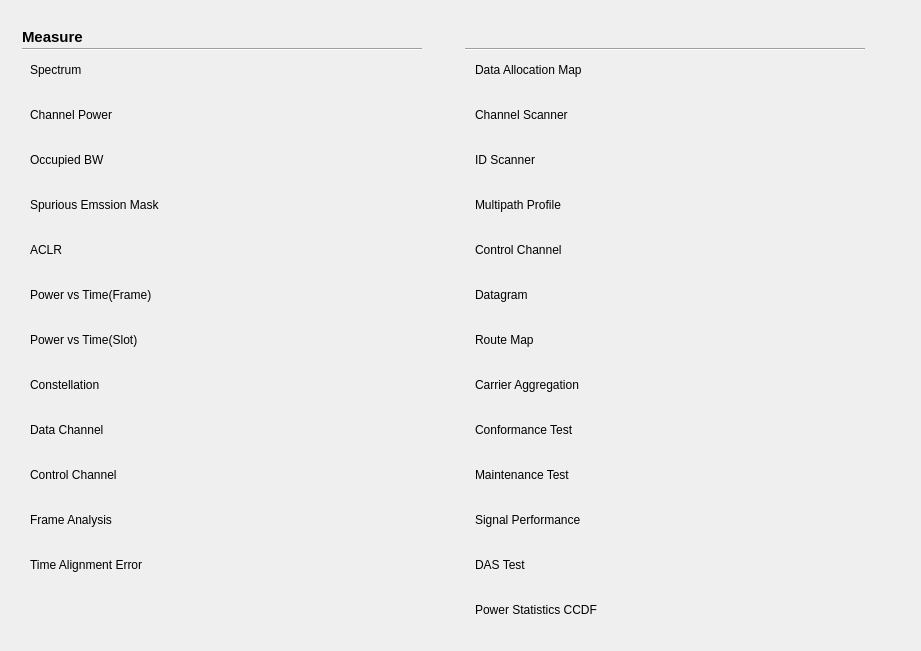
  <widget class="QWidget" name="ltefddmeawid" native="true">
   <property name="geometry">
    <rect>
     <x>40</x>
     <y>750</y>
     <width>921</width>
     <height>651</height>
    </rect>
   </property>
   <property name="styleSheet">
    <string notr="true">#plusmode[pltdismode=&quot;night&quot;] #ltefddmeawid
{	
background-color: rgba(0, 0, 0,1);
}
#plusmode[pltdismode=&quot;indoor&quot;] #ltefddmeawid
{	
background-color:rgba(255,255,255,1);
}

#plusmode[pltdismode=&quot;indoor&quot;] QPushButton:!checked
{
font: 11pt &quot;Arial&quot;;
font-weight:normal;
background-color: rgba(237, 212, 0,0);
color: rgb(105, 105, 105);
}
#plusmode[pltdismode=&quot;night&quot;] QPushButton:!checked
{
font: 11pt &quot;Arial&quot;;
font-weight:normal;
color: rgb(250,218,166);
background-color: rgb(24,23,20);
}
#plusmode[pltdismode=&quot;indoor&quot;] QPushButton:checked
{
font: 75 11pt &quot;Arial&quot;;
font-weight:bold;
background-color: rgb(255,181,0);
color: rgb(57, 57, 57);
}
#plusmode[pltdismode=&quot;night&quot;] QPushButton:checked
{
font: 75 11pt &quot;Arial&quot;;
font-weight:bold;
background-color: rgb(255, 156, 0);
color: rgb(0, 0, 0);
}

QPushButton{border-style:flat;text-align:left;}
QPushButton{padding-left:10px}</string>
   </property>
   <widget class="QPushButton" name="pushButton_54">
    <property name="geometry">
     <rect>
      <x>20</x>
      <y>280</y>
      <width>300</width>
      <height>30</height>
     </rect>
    </property>
    <property name="font">
     <font>
      <family>Arial</family>
     </font>
    </property>
    <property name="text">
     <string>Power vs Time(Frame)</string>
    </property>
    <property name="checkable">
     <bool>true</bool>
    </property>
    <property name="autoExclusive">
     <bool>true</bool>
    </property>
   </widget>
   <widget class="QPushButton" name="pushButton_55">
    <property name="geometry">
     <rect>
      <x>20</x>
      <y>370</y>
      <width>300</width>
      <height>30</height>
     </rect>
    </property>
    <property name="font">
     <font>
      <family>Arial</family>
     </font>
    </property>
    <property name="text">
     <string>Constellation</string>
    </property>
    <property name="checkable">
     <bool>true</bool>
    </property>
    <property name="autoExclusive">
     <bool>true</bool>
    </property>
   </widget>
   <widget class="QPushButton" name="pushButton_56">
    <property name="geometry">
     <rect>
      <x>20</x>
      <y>55</y>
      <width>300</width>
      <height>30</height>
     </rect>
    </property>
    <property name="font">
     <font>
      <family>Arial</family>
      <weight>50</weight>
      <bold>false</bold>
     </font>
    </property>
    <property name="text">
     <string>Spectrum</string>
    </property>
    <property name="checkable">
     <bool>true</bool>
    </property>
    <property name="checked">
     <bool>true</bool>
    </property>
    <property name="autoExclusive">
     <bool>true</bool>
    </property>
   </widget>
   <widget class="QPushButton" name="pushButton_58">
    <property name="geometry">
     <rect>
      <x>20</x>
      <y>325</y>
      <width>300</width>
      <height>30</height>
     </rect>
    </property>
    <property name="font">
     <font>
      <family>Arial</family>
     </font>
    </property>
    <property name="text">
     <string>Power vs Time(Slot)</string>
    </property>
    <property name="checkable">
     <bool>true</bool>
    </property>
    <property name="autoExclusive">
     <bool>true</bool>
    </property>
   </widget>
   <widget class="QPushButton" name="pushButton_59">
    <property name="geometry">
     <rect>
      <x>20</x>
      <y>145</y>
      <width>300</width>
      <height>30</height>
     </rect>
    </property>
    <property name="font">
     <font>
      <family>Arial</family>
     </font>
    </property>
    <property name="text">
     <string>Occupied BW</string>
    </property>
    <property name="checkable">
     <bool>true</bool>
    </property>
    <property name="autoExclusive">
     <bool>true</bool>
    </property>
   </widget>
   <widget class="QPushButton" name="pushButton_60">
    <property name="geometry">
     <rect>
      <x>20</x>
      <y>190</y>
      <width>300</width>
      <height>30</height>
     </rect>
    </property>
    <property name="font">
     <font>
      <family>Arial</family>
     </font>
    </property>
    <property name="text">
     <string>Spurious Emssion Mask</string>
    </property>
    <property name="checkable">
     <bool>true</bool>
    </property>
    <property name="autoExclusive">
     <bool>true</bool>
    </property>
   </widget>
   <widget class="QPushButton" name="pushButton_61">
    <property name="geometry">
     <rect>
      <x>20</x>
      <y>235</y>
      <width>300</width>
      <height>30</height>
     </rect>
    </property>
    <property name="font">
     <font>
      <family>Arial</family>
     </font>
    </property>
    <property name="text">
     <string>ACLR</string>
    </property>
    <property name="checkable">
     <bool>true</bool>
    </property>
    <property name="autoExclusive">
     <bool>true</bool>
    </property>
   </widget>
   <widget class="QPushButton" name="pushButton_63">
    <property name="geometry">
     <rect>
      <x>20</x>
      <y>100</y>
      <width>300</width>
      <height>30</height>
     </rect>
    </property>
    <property name="font">
     <font>
      <family>Arial</family>
      <weight>50</weight>
      <bold>false</bold>
     </font>
    </property>
    <property name="text">
     <string>Channel Power</string>
    </property>
    <property name="checkable">
     <bool>true</bool>
    </property>
    <property name="autoExclusive">
     <bool>true</bool>
    </property>
   </widget>
   <widget class="QPushButton" name="pushButton_57">
    <property name="geometry">
     <rect>
      <x>20</x>
      <y>415</y>
      <width>300</width>
      <height>30</height>
     </rect>
    </property>
    <property name="font">
     <font>
      <family>Arial</family>
     </font>
    </property>
    <property name="text">
     <string>Data Channel</string>
    </property>
    <property name="checkable">
     <bool>true</bool>
    </property>
    <property name="autoExclusive">
     <bool>true</bool>
    </property>
   </widget>
   <widget class="QLabel" name="label_7">
    <property name="geometry">
     <rect>
      <x>22</x>
      <y>28</y>
      <width>91</width>
      <height>17</height>
     </rect>
    </property>
    <property name="font">
     <font>
      <family>Arial</family>
      <pointsize>11</pointsize>
      <weight>75</weight>
      <bold>true</bold>
     </font>
    </property>
    <property name="styleSheet">
     <string notr="true">#plusmode[pltdismode=&quot;indoor&quot;] QLabel 
 {
color:rgba(9, 73, 108,1);
	background-color: white;
}
#plusmode[pltdismode=&quot;night&quot;] QLabel 
 {
color:rgba(7,97,116,1);
	background-color: black;
}
</string>
    </property>
    <property name="text">
     <string>Measure</string>
    </property>
   </widget>
   <widget class="Line" name="line_6">
    <property name="geometry">
     <rect>
      <x>22</x>
      <y>48</y>
      <width>400</width>
      <height>2</height>
     </rect>
    </property>
    <property name="styleSheet">
     <string notr="true">#plusmode[pltdismode=&quot;indoor&quot;] #line_6
 {
background-color:rgba(6,62,97,1);	
}
#plusmode[pltdismode=&quot;night&quot;] #line_6
 {
background-color:rgba(7,97,116,1);
}</string>
    </property>
    <property name="orientation">
     <enum>Qt::Horizontal</enum>
    </property>
   </widget>
   <widget class="QPushButton" name="pushButton_62">
    <property name="geometry">
     <rect>
      <x>20</x>
      <y>460</y>
      <width>300</width>
      <height>30</height>
     </rect>
    </property>
    <property name="font">
     <font>
      <family>Arial</family>
     </font>
    </property>
    <property name="text">
     <string>Control Channel</string>
    </property>
    <property name="checkable">
     <bool>true</bool>
    </property>
    <property name="autoExclusive">
     <bool>true</bool>
    </property>
   </widget>
   <widget class="QPushButton" name="pushButton_64">
    <property name="geometry">
     <rect>
      <x>20</x>
      <y>505</y>
      <width>300</width>
      <height>30</height>
     </rect>
    </property>
    <property name="font">
     <font>
      <family>Arial</family>
      <weight>50</weight>
      <bold>false</bold>
     </font>
    </property>
    <property name="text">
     <string>Frame Analysis</string>
    </property>
    <property name="checkable">
     <bool>true</bool>
    </property>
    <property name="checked">
     <bool>false</bool>
    </property>
    <property name="autoExclusive">
     <bool>true</bool>
    </property>
   </widget>
   <widget class="QPushButton" name="pushButton_65">
    <property name="geometry">
     <rect>
      <x>20</x>
      <y>550</y>
      <width>300</width>
      <height>30</height>
     </rect>
    </property>
    <property name="font">
     <font>
      <family>Arial</family>
      <weight>50</weight>
      <bold>false</bold>
     </font>
    </property>
    <property name="text">
     <string>Time Alignment Error</string>
    </property>
    <property name="checkable">
     <bool>true</bool>
    </property>
    <property name="autoExclusive">
     <bool>true</bool>
    </property>
   </widget>
   <widget class="QPushButton" name="pushButton_66">
    <property name="geometry">
     <rect>
      <x>465</x>
      <y>55</y>
      <width>300</width>
      <height>30</height>
     </rect>
    </property>
    <property name="font">
     <font>
      <family>Arial</family>
      <weight>50</weight>
      <bold>false</bold>
     </font>
    </property>
    <property name="text">
     <string>Data Allocation Map</string>
    </property>
    <property name="checkable">
     <bool>true</bool>
    </property>
    <property name="autoExclusive">
     <bool>true</bool>
    </property>
   </widget>
   <widget class="QPushButton" name="pushButton_67">
    <property name="geometry">
     <rect>
      <x>465</x>
      <y>100</y>
      <width>300</width>
      <height>30</height>
     </rect>
    </property>
    <property name="font">
     <font>
      <family>Arial</family>
      <weight>50</weight>
      <bold>false</bold>
     </font>
    </property>
    <property name="text">
     <string>Channel Scanner</string>
    </property>
    <property name="checkable">
     <bool>true</bool>
    </property>
    <property name="autoExclusive">
     <bool>true</bool>
    </property>
   </widget>
   <widget class="QPushButton" name="pushButton_68">
    <property name="geometry">
     <rect>
      <x>465</x>
      <y>145</y>
      <width>300</width>
      <height>30</height>
     </rect>
    </property>
    <property name="font">
     <font>
      <family>Arial</family>
      <weight>50</weight>
      <bold>false</bold>
     </font>
    </property>
    <property name="text">
     <string>ID Scanner</string>
    </property>
    <property name="checkable">
     <bool>true</bool>
    </property>
    <property name="autoExclusive">
     <bool>true</bool>
    </property>
   </widget>
   <widget class="QPushButton" name="pushButton_69">
    <property name="geometry">
     <rect>
      <x>465</x>
      <y>190</y>
      <width>300</width>
      <height>30</height>
     </rect>
    </property>
    <property name="font">
     <font>
      <family>Arial</family>
      <weight>50</weight>
      <bold>false</bold>
     </font>
    </property>
    <property name="text">
     <string>Multipath Profile</string>
    </property>
    <property name="checkable">
     <bool>true</bool>
    </property>
    <property name="autoExclusive">
     <bool>true</bool>
    </property>
   </widget>
   <widget class="QPushButton" name="pushButton_70">
    <property name="geometry">
     <rect>
      <x>465</x>
      <y>235</y>
      <width>300</width>
      <height>30</height>
     </rect>
    </property>
    <property name="font">
     <font>
      <family>Arial</family>
      <weight>50</weight>
      <bold>false</bold>
     </font>
    </property>
    <property name="text">
     <string>Control Channel</string>
    </property>
    <property name="checkable">
     <bool>true</bool>
    </property>
    <property name="autoExclusive">
     <bool>true</bool>
    </property>
   </widget>
   <widget class="QPushButton" name="pushButton_71">
    <property name="geometry">
     <rect>
      <x>465</x>
      <y>280</y>
      <width>300</width>
      <height>30</height>
     </rect>
    </property>
    <property name="font">
     <font>
      <family>Arial</family>
      <weight>50</weight>
      <bold>false</bold>
     </font>
    </property>
    <property name="text">
     <string>Datagram</string>
    </property>
    <property name="checkable">
     <bool>true</bool>
    </property>
    <property name="autoExclusive">
     <bool>true</bool>
    </property>
   </widget>
   <widget class="QPushButton" name="pushButton_72">
    <property name="geometry">
     <rect>
      <x>465</x>
      <y>325</y>
      <width>300</width>
      <height>30</height>
     </rect>
    </property>
    <property name="font">
     <font>
      <family>Arial</family>
     </font>
    </property>
    <property name="text">
     <string>Route Map</string>
    </property>
    <property name="checkable">
     <bool>true</bool>
    </property>
    <property name="autoExclusive">
     <bool>true</bool>
    </property>
   </widget>
   <widget class="QPushButton" name="pushButton_73">
    <property name="geometry">
     <rect>
      <x>465</x>
      <y>370</y>
      <width>300</width>
      <height>30</height>
     </rect>
    </property>
    <property name="font">
     <font>
      <family>Arial</family>
     </font>
    </property>
    <property name="text">
     <string>Carrier Aggregation</string>
    </property>
    <property name="checkable">
     <bool>true</bool>
    </property>
    <property name="autoExclusive">
     <bool>true</bool>
    </property>
   </widget>
   <widget class="Line" name="line_8">
    <property name="geometry">
     <rect>
      <x>465</x>
      <y>48</y>
      <width>400</width>
      <height>2</height>
     </rect>
    </property>
    <property name="styleSheet">
     <string notr="true">#plusmode[pltdismode=&quot;indoor&quot;] #line_8
 {
background-color:rgba(6,62,97,1);	
}
#plusmode[pltdismode=&quot;night&quot;] #line_8
 {
background-color:rgba(7,97,116,1);
}</string>
    </property>
    <property name="orientation">
     <enum>Qt::Horizontal</enum>
    </property>
   </widget>
   <widget class="QPushButton" name="pushButton_94">
    <property name="geometry">
     <rect>
      <x>465</x>
      <y>415</y>
      <width>300</width>
      <height>30</height>
     </rect>
    </property>
    <property name="font">
     <font>
      <family>Arial</family>
     </font>
    </property>
    <property name="text">
     <string>Conformance Test</string>
    </property>
    <property name="checkable">
     <bool>true</bool>
    </property>
    <property name="autoExclusive">
     <bool>true</bool>
    </property>
   </widget>
   <widget class="QPushButton" name="pushButton_95">
    <property name="geometry">
     <rect>
      <x>465</x>
      <y>460</y>
      <width>300</width>
      <height>30</height>
     </rect>
    </property>
    <property name="font">
     <font>
      <family>Arial</family>
     </font>
    </property>
    <property name="text">
     <string>Maintenance Test</string>
    </property>
    <property name="checkable">
     <bool>true</bool>
    </property>
    <property name="autoExclusive">
     <bool>true</bool>
    </property>
   </widget>
   <widget class="QPushButton" name="pushButton_96">
    <property name="geometry">
     <rect>
      <x>465</x>
      <y>505</y>
      <width>300</width>
      <height>30</height>
     </rect>
    </property>
    <property name="font">
     <font>
      <family>Arial</family>
     </font>
    </property>
    <property name="text">
     <string>Signal Performance</string>
    </property>
    <property name="checkable">
     <bool>true</bool>
    </property>
    <property name="autoExclusive">
     <bool>true</bool>
    </property>
   </widget>
   <widget class="QPushButton" name="pushButton_97">
    <property name="geometry">
     <rect>
      <x>465</x>
      <y>550</y>
      <width>300</width>
      <height>30</height>
     </rect>
    </property>
    <property name="font">
     <font>
      <family>Arial</family>
     </font>
    </property>
    <property name="text">
     <string>DAS Test</string>
    </property>
    <property name="checkable">
     <bool>true</bool>
    </property>
    <property name="autoExclusive">
     <bool>true</bool>
    </property>
   </widget>
   <widget class="QPushButton" name="pushButton_98">
    <property name="geometry">
     <rect>
      <x>465</x>
      <y>595</y>
      <width>300</width>
      <height>30</height>
     </rect>
    </property>
    <property name="font">
     <font>
      <family>Arial</family>
     </font>
    </property>
    <property name="text">
     <string>Power Statistics CCDF</string>
    </property>
    <property name="checkable">
     <bool>true</bool>
    </property>
    <property name="autoExclusive">
     <bool>true</bool>
    </property>
   </widget>
  </widget>
